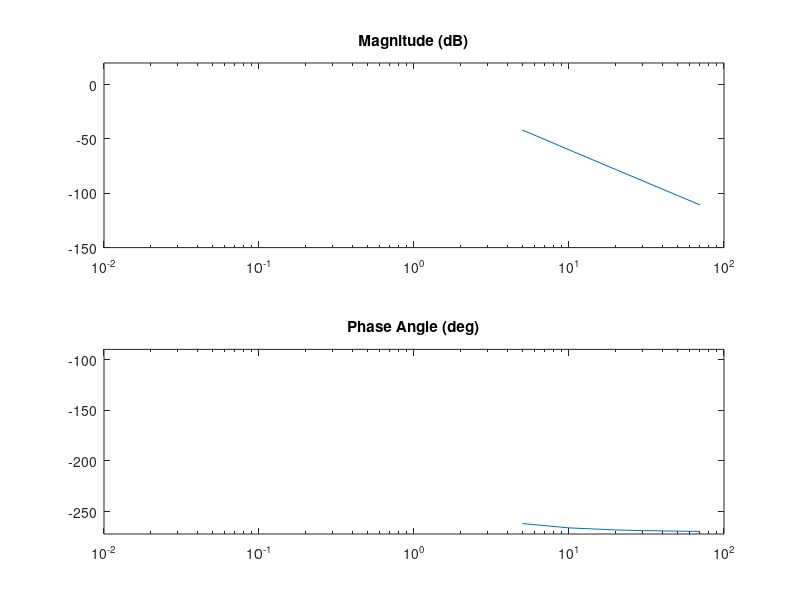
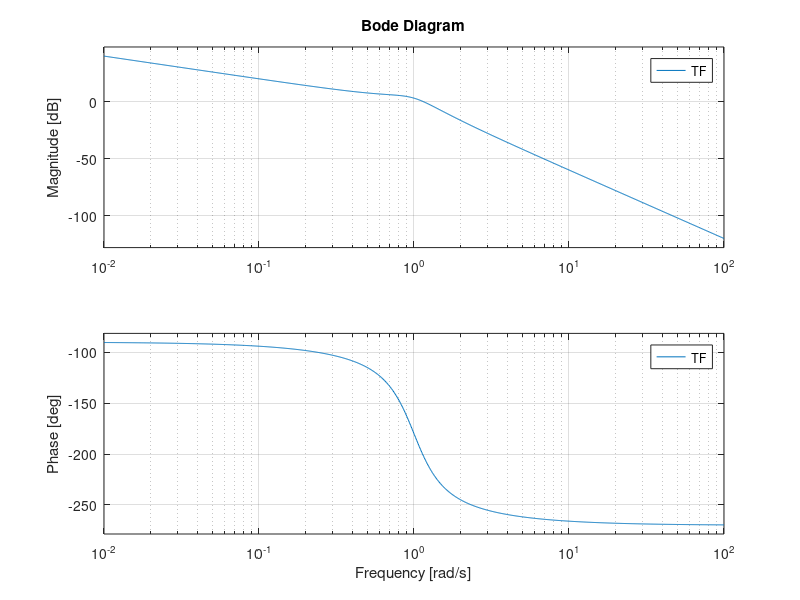
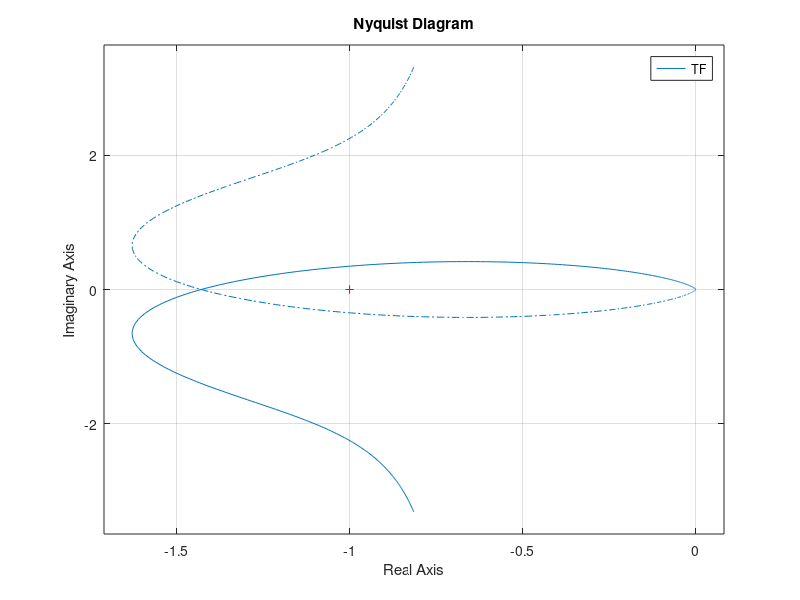

MATLAB code to generate these figures, in order:
clear; clc; 

%%% Part A: Calculate Frequency Response

W = [0 5 10 20 30 50 70 inf];

for i = 1:length(W)
   
    w = W(i);
    
m(i) = sqrt(1/((0.7*w^2)^2+(w-w^3)^2));

mdb(i) = 20*log10(m(i));

phi(i) = -(1.5*pi+atan(0.7*w/(1-w.^2)));

end

for i = 1:length(W)
    
    phideg(i) = rad2deg(phi(i));
    
end

mat2(:,1)= W';
mat2(:,2)= m';
mat2(:,3)= mdb';
mat2(:,4)= phideg';

tab = ('  w (rad/s)   m        mdB      phi (deg)');

disp(tab)
disp(mat2)


%% Part B: Plot the Results in Polar Form

figure(1)
subplot(2,1,1)
semilogx(W,mdb)
axis([1e-2 1e2 -150 20])
title('Magnitude (dB)')

subplot(2,1,2)
semilogx(W,phideg)
axis([1e-2 1e2 -272 -90])
title('Phase Angle (deg)')

%% Part C: Verify with MATLAB

TF = tf([1],[1 0.7 1 0]);

figure(2)
bode(TF)

figure(3)
nyquist(TF)

